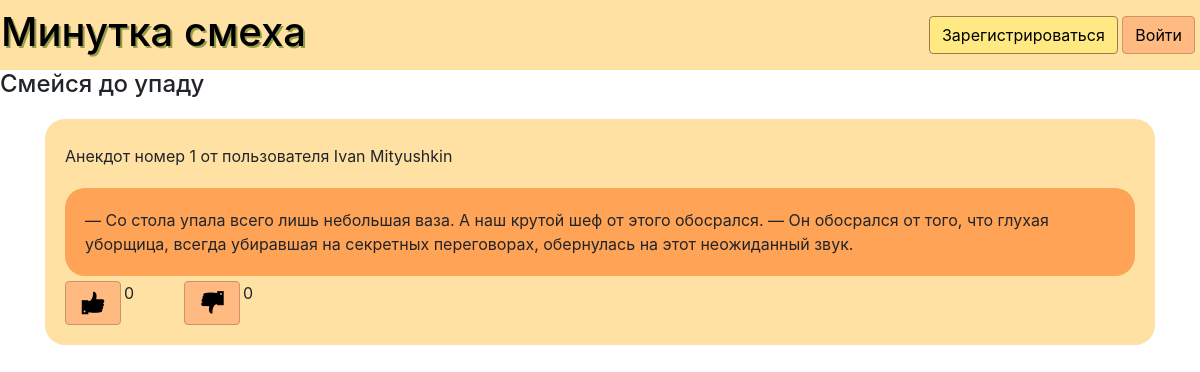
The app's page /main with its own data.
### data/anecdot.py (models this page shows, shortened)
class Anecdotiy(SqlAlchemyBase, SerializerMixin):
    __tablename__ = 'Anecdotiy'
    id = sqlalchemy.Column(sqlalchemy.Integer,
                           primary_key=True, autoincrement=True)
    text = sqlalchemy.Column(sqlalchemy.String)
    author = sqlalchemy.Column(sqlalchemy.Integer, sqlalchemy.ForeignKey('Users.id'))
    rating = sqlalchemy.Column(sqlalchemy.Integer, default=0)
    likes = sqlalchemy.Column(sqlalchemy.Integer, default=0)
    dislikes = sqlalchemy.Column(sqlalchemy.Integer, default=0)
    creator = orm.relation('User')
    categories = orm.relation("Genre",
                              secondary="association",
                              backref="Anecdotiy")

### data/users.py (models this page shows, shortened)
class   User(SqlAlchemyBase, UserMixin, SerializerMixin):
    __tablename__ = 'Users'
    id = sqlalchemy.Column(sqlalchemy.Integer,
                           primary_key=True, autoincrement=True)
    login = sqlalchemy.Column(sqlalchemy.String, unique=True)
    surname = sqlalchemy.Column(sqlalchemy.String)
    name = sqlalchemy.Column(sqlalchemy.String)
    admin = sqlalchemy.Column(sqlalchemy.Boolean)
    hashed_password = sqlalchemy.Column(sqlalchemy.String)
    modified_date = sqlalchemy.Column(sqlalchemy.DateTime,
                                      default=datetime.datetime.now)
    rating = sqlalchemy.Column(sqlalchemy.Integer, default=0)
    anecdoties = orm.relation('Anecdotiy', back_populates='creator')

### sqlalchemy_app.py (the view)
@app.route('/main')
def all_anec():
    db_sess = db_session.create_session()
    return render_template('anecdotiy.html', title='Все анекдоты', anecdotiy=db_sess.query(Anecdotiy).all())

### data/db_session.py (called while the page is built)
def create_session() -> Session:
    global __factory
    return __factory()

### templates/anecdotiy.html (shortened to what this page needs)
{% extends "base.html" %}
{% block content %}
{% for anecdot in anecdotiy %}
<div class='gather'>
<div class="line">
    <div>
Анекдот номер {{anecdot.id}} от пользователя {{anecdot.creator.name}} {{anecdot.creator.surname}}</div>
</div>
<div class="space" style="text-align: left;">
    <div>
        {{anecdot.text}}
    </div>
</div>
<div class='line'>
<a href="/addlike/{{anecdot.id}}" style='margin-right: 3px;' class="btn btn-success" style="display: table-cell;">
    <img src="/static/data/like.png">
</a>
<div style="margin-right: 50px;">
    {{anecdot.likes}}
</div>
<a href="/adddislike/{{anecdot.id}}" style='margin-right: 3px;' class="btn btn-success" style="display: table-cell;">
    <img src='/static/data/dislike.png'>
</a>
<div>
    {{anecdot.dislikes}}
</div>
</div>
</div>
{% endfor %}
{% endblock %}

### templates/base.html (shortened to what this page needs)
<!DOCTYPE html>
<html lang="en">
<head>
    <link rel="stylesheet" href="https://stackpath.bootstrapcdn.com/bootstrap/4.2.1/css/bootstrap.min.css"
>
    <link rel="stylesheet" type="text/css" href="static/css/style.css">
</head>
<header style="height:70px; width: auto;">
    <table width="100%" height=70>
        <tr>
            <td class='{%  if current_user.is_authenticated %} auth {% else%} not_auth {% endif %}' class='header_td'>
                <h1 class="header"  right='5px' style='text-shadow: 2px 2px rgb(151, 156, 71)'>Минутка смеха</h1>
            </td>
            <td style="text-align: right; padding-right: 5px;">
                <nav class='login_buttons' style="height: 70px;">
                    {% if current_user.is_authenticated %}
                    <a class="navbar-brand" style="color: black; font-size: 2rem;" href="/logout">{{ current_user.name }}</a>
                    {% else %}
                    <p>
                        <a class="btn btn-primary " style="margin-top: 15px" href="/register">Зарегистрироваться</a>
                        <a class="btn btn-success" style="margin-top: 15px" href="/login">Войти</a>
                    </p>
                    {% endif %}
                </nav>
            </td>
        </tr>
    </table>
</header>
<body>
<h4>Смейся до упаду</h4>
<main role="main" class="container">
    {% block content %}{% endblock %}
</main>
</body>
</html>

### static/css/style.css (style rules this page uses)
.space { text-align: center; padding: 20px; background: #FFA357; border-radius: 20px; margin-top: 20px; margin-left: auto; margin-right: auto; }
.gather { text-align: left; padding: 20px; background: #FFE1A4; border-radius: 20px; margin-top: 20px; margin-left: auto; margin-right: auto; }
table { margin: auto; }
.btn-primary { background-color: #FFE982; border-color: #a57650; color: black; }
.btn-success { background-color: #FFBA82; border-color: #ca9468; color: black; }
p { margin-top: auto; }
td { text-align: center; }
h1.header { color: black; }
nav.login_buttons { right: 5px; top: 5px; }
a { text-decoration: none; }
header { background-color: #FFE1A4; }
body { background-color: white; }
.line { margin-top: 5px; display: flex; }
.not_auth { width: 70%; text-align: left; }

### records on screen
Anecdotiy: id "1", creator.name "Ivan", creator.surname "Mityushkin", text "— Со стола упала всего лишь небольшая ваза. А наш крутой шеф от этого обосрался. — Он обосрался от того, что глухая уборщица, всегда убиравшая на секретных переговорах, обернулась на этот неожиданный звук.", likes "0", dislikes "0"
